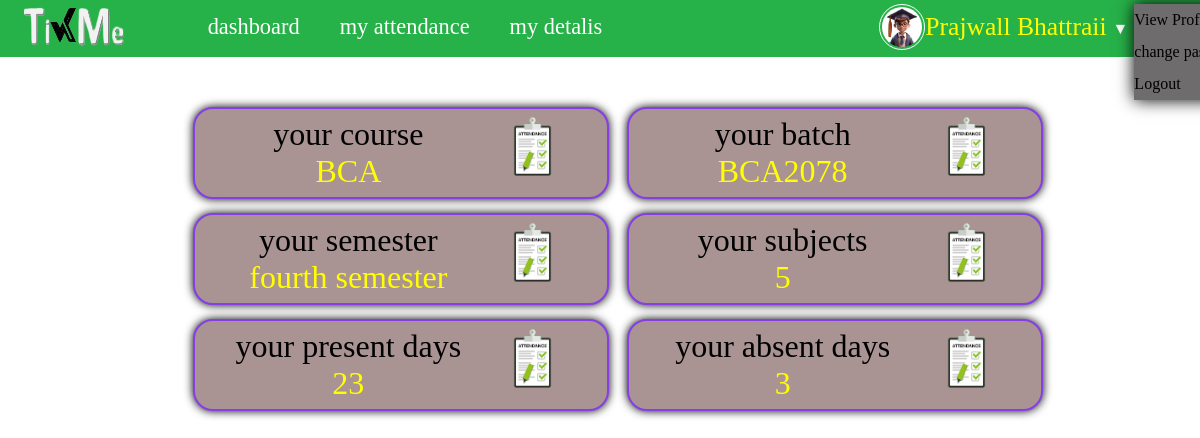
Screenshot of /Student_Dashboard/student_dashboard.php (signed in) with the database file from the repository.
### tables this page shows
CREATE TABLE `student_table` (
  `id` int(11) NOT NULL,
  `Name` varchar(255) NOT NULL,
  `Email` varchar(255) NOT NULL,
  `Phone` varchar(20) NOT NULL,
  `login_pwd` varchar(20) DEFAULT NULL,
  `DOB` date DEFAULT NULL,
  `course_type` varchar(30) DEFAULT NULL,
  `std_course` int(11) DEFAULT NULL,
  `year` int(11) DEFAULT NULL,
  `Batch_id` int(11) DEFAULT NULL,
  `semester` int(11) DEFAULT NULL,
  `section` varchar(10) DEFAULT NULL,
  `RegistrationNo` varchar(30) NOT NULL,
  `RollNo` varchar(30) NOT NULL,
  `address` varchar(255) NOT NULL,
  `Gender` varchar(10) DEFAULT NULL,
  `image` varchar(255) DEFAULT NULL,
  `Registered_date` date DEFAULT NULL,
  `status` tinyint(1) DEFAULT NULL
);

CREATE TABLE `course_table` (
  `id` int(11) NOT NULL,
  `Name` varchar(255) NOT NULL,
  `course_type` varchar(30) DEFAULT NULL
);

CREATE TABLE `batch_table` (
  `id` int(11) NOT NULL,
  `start_year` varchar(20) DEFAULT NULL,
  `end_year` varchar(20) DEFAULT NULL,
  `Title` varchar(255) NOT NULL,
  `course_id` int(11) DEFAULT NULL,
  `year_id` int(11) DEFAULT NULL,
  `sem_id` int(11) DEFAULT NULL
);

CREATE TABLE `semester_table` (
  `id` int(11) NOT NULL,
  `Name` varchar(255) NOT NULL,
  `Rank` int(11) DEFAULT NULL,
  `year_id` int(11) DEFAULT NULL
);

### Student_Dashboard/student_dashboard.php (the view, shortened to what this page needs)
<?php
include ("student_title_bar.php");
include ('../database and tables/create_database.php');
try{
    $std_id = $_SESSION['student_id'];
$course_name = "SELECT student_table.std_course, course_table.Name AS course_name
        FROM student_table
        INNER JOIN course_table ON student_table.std_course = course_table.id
         WHERE student_table.id = '$std_id'
        ";
$result_course = mysqli_query($connect, $course_name);
if (mysqli_num_rows($result_course) > 0) {
    $course_row = mysqli_fetch_assoc($result_course);
} else {
    echo 'course table is empty';
}
$batch_name = "SELECT student_table.Batch_id, batch_table.Title as batch_title from student_table
INNER JOIN batch_table on student_table.Batch_id = batch_table.id
where student_table.id = '$std_id'
";
$result_batch = mysqli_query($connect, $batch_name);
if (mysqli_num_rows($result_batch) > 0) {
    $batch_row = mysqli_fetch_assoc($result_batch);
} else {
    echo 'batch table is empty';
}
$semester_name = "SELECT student_table.semester, semester_table.Name as semester_name from student_table
INNER JOIN semester_table on student_table.semester= semester_table.id
where student_table.id = '$std_id'
";
$result_semester = mysqli_query($connect, $semester_name);
if (mysqli_num_rows($result_semester) > 0) {
    $semester_row = mysqli_fetch_assoc($result_semester);
} else {
    echo 'semester table is empty';
}
$std_sem = $_SESSION['std_semester'];
$subjects_count = "SELECT COUNT(id) AS subjects_count FROM subjects_table
where Semester_id = '$std_sem'";
$result_subjects = mysqli_query($connect, $subjects_count);
if (mysqli_num_rows($result_subjects) == 1) {
    $subjects_row = mysqli_fetch_assoc($result_subjects);
} else {
    echo 'subjects table is empty';
}
$present_count = "SELECT COUNT(status) AS present_count FROM attendence_record_table
where  student_id= '$std_id' and status = '1'";
$result_present = mysqli_query($connect, $present_count);
if (mysqli_num_rows($result_present) == 1) {
    $present_row = mysqli_fetch_assoc($result_present);
} else {
    echo 'present table is empty';
}
$absent_count = "SELECT COUNT(status) AS absent_count FROM attendence_record_table
where  student_id= '$std_id' and status = '0'";
$result_absent = mysqli_query($connect, $absent_count);
if (mysqli_num_rows($result_absent) == 1) {
    $absent_row = mysqli_fetch_assoc($result_absent);
} else {
    echo 'absent table is empty';
}
}catch(Exception $ex){
    die("accessing database in studnet dashboard" .$ex->getMessage());
}
?>
<!DOCTYPE html>
<html lang="en">
<head>
    <link rel="stylesheet" href="student_dashboard_css.css">
</head>
<body class="std_body">
    <div class="std_dashboard">
        <div class="std_dash">
            <a>
                <p>your course</p>
                <p><?php echo $course_row['course_name']; ?></p>
            </a>
            <img src="images/attendance pic.png" class="std_dash_img" id="">
        </div>
        <div class="std_dash">
            <a>
                <p>your batch</p>
                <p><?php echo $batch_row['batch_title'];?></p>
            </a>
            <img src="images/attendance pic.png" class="std_dash_img" id="">
        </div>
        <div class="std_dash">
            <a>
                <p>your semester</p>
                <p><?php echo $semester_row['semester_name'];?></p>
            </a>
            <img src="images/attendance pic.png" class="std_dash_img" id="">
        </div>
        <div class="std_dash">
            <a>
                <p>your subjects</p>
                <p><?php echo $subjects_row['subjects_count'];?></p>
            </a>
            <img src="images/attendance pic.png" class="std_dash_img" id="">
        </div>
        <div class="std_dash">
            <a>
                <p>your present days</p>
                <p><?php echo $present_row['present_count'];?></p>
            </a>
            <img src="images/attendance pic.png" class="std_dash_img" id="">
        </div>
        <div class="std_dash">
            <a>
                <p>your absent days</p>
                <p><?php echo $absent_row['absent_count'];?></p>
            </a>
            <img src="images/attendance pic.png" class="std_dash_img" id="">
        </div>
    </div>
</body>
</html>

### Student_Dashboard/student_title_css.css (style rules this page uses)
.student_title_bar { margin: 0%; padding: 0%; }

### Student_Dashboard/student_dashboard_css.css (style rules this page uses)
.std_dashboard { margin-top: 100px; width: 83%; display: inline-block; margin-left: 10%; text-align: center; }
.std_dash { text-align: center; display: inline-block; text-align: center; background-color: rgb(170, 147, 147); margin: 0.7%; width: 40%; height: 7%; border: 2px solid rgb(134, 63, 228); border-radius: 20px; padding: 7px; box-shadow: 0 0 10px rgba(0, 0, 0, 15); }
.std_dash a { margin: 0%; padding: 0%; display: inline-block; font-size: xx-large; cursor: pointer; text-decoration: none; color: black; }
.std_dash p { display: block; margin: 0%; padding: 0%; font-size: xx-large; }
.std_dash p:nth-of-type(2) { color: yellow; }
.std_dash img { margin-right: 30px; display: inline-block; }
.std_dash_img { float: inline-end; height: 65px; width: 75px; }

### rows the page displays
student_table: std_course.Name "BCA", Batch.Title "BCA2078", semester.Name "fourth semester"

### other values shown
$_SESSION['student_name'] "Prajwall Bhattraii"
$subjects_row['subjects_count'] "5"
$present_row['present_count'] "23"
$absent_row['absent_count'] "3"
